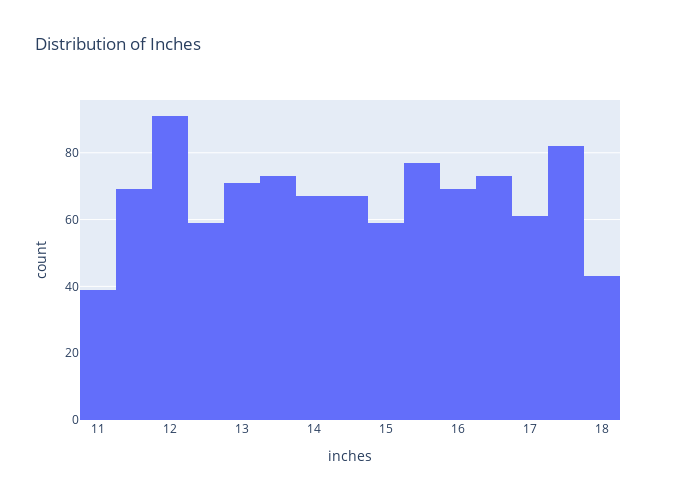

This figure's notebook cell:
### Code cell
## Distribution AAnalysis 
inches_fig = px.histogram(df, x=df.inches,title='Distribution of Inches',width=700,height=500)
inches_fig

### Figure 1 — Plotly figure (JSON) as saved in the notebook; plotly's stock layout.template omitted (floating-point values rounded to 4 significant figures; data arrays with more than 128 entries replaced by an {"elided": "..."} marker saying what was removed)
{"data": [{"alignmentgroup": "True", "bingroup": "x", "hovertemplate": "inches=%{x}<br>count=%{y}<extra></extra>", "legendgroup": "", "marker": {"color": "#636efa", "pattern": {"shape": ""}}, "name": "", "offsetgroup": "", "orientation": "v", "showlegend": false, "type": "histogram", "x": {"elided": "1000 float values"}, "xaxis": "x", "yaxis": "y"}], "layout": {"barmode": "relative", "height": 500, "legend": {"tracegroupgap": 0}, "title": {"text": "Distribution of Inches"}, "width": 700, "xaxis": {"anchor": "y", "autorange": true, "domain": [0, 1], "range": [10.75, 18.25], "title": {"text": "inches"}, "type": "linear"}, "yaxis": {"anchor": "x", "autorange": true, "domain": [0, 1], "range": [0, 95.79], "title": {"text": "count"}}}}
